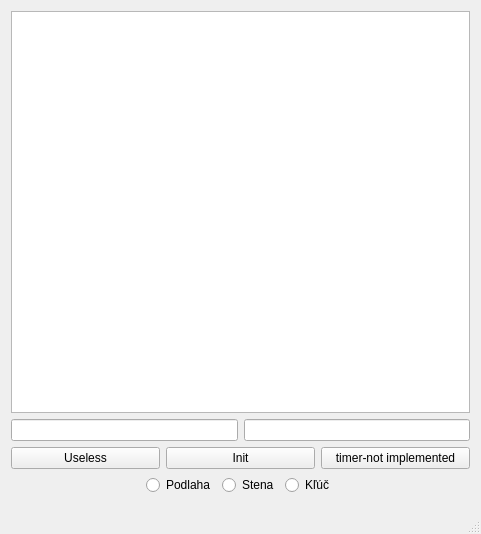
<?xml version="1.0" encoding="UTF-8"?>
<ui version="4.0">
 <class>MainWindow</class>
 <widget class="QMainWindow" name="MainWindow">
  <property name="enabled">
   <bool>true</bool>
  </property>
  <property name="geometry">
   <rect>
    <x>0</x>
    <y>0</y>
    <width>481</width>
    <height>534</height>
   </rect>
  </property>
  <property name="sizePolicy">
   <sizepolicy hsizetype="Preferred" vsizetype="Preferred">
    <horstretch>0</horstretch>
    <verstretch>0</verstretch>
   </sizepolicy>
  </property>
  <property name="windowTitle">
   <string>MainWindow</string>
  </property>
  <widget class="QWidget" name="centralWidget">
   <layout class="QGridLayout" name="gridLayout">
    <item row="0" column="0">
     <widget class="GView" name="graphicsView"/>
    </item>
    <item row="1" column="0">
     <layout class="QHBoxLayout" name="horizontalLayout_3">
      <item>
       <widget class="QLineEdit" name="lineEdit_2">
        <property name="inputMask">
         <string/>
        </property>
        <property name="maxLength">
         <number>32767</number>
        </property>
        <property name="placeholderText">
         <string comment="10"/>
        </property>
       </widget>
      </item>
      <item>
       <widget class="QLineEdit" name="lineEdit"/>
      </item>
     </layout>
    </item>
    <item row="2" column="0">
     <layout class="QHBoxLayout" name="horizontalLayout_2">
      <item>
       <widget class="QPushButton" name="pushButton">
        <property name="text">
         <string>Useless</string>
        </property>
       </widget>
      </item>
      <item>
       <widget class="QPushButton" name="pushButton_2">
        <property name="text">
         <string>Init</string>
        </property>
       </widget>
      </item>
      <item>
       <widget class="QPushButton" name="pushButton_3">
        <property name="text">
         <string>timer-not implemented</string>
        </property>
       </widget>
      </item>
     </layout>
    </item>
    <item row="3" column="0">
     <layout class="QHBoxLayout" name="horizontalLayout" stretch="0,0,0,0,0">
      <property name="sizeConstraint">
       <enum>QLayout::SetMinimumSize</enum>
      </property>
      <item>
       <spacer name="horizontalSpacer">
        <property name="orientation">
         <enum>Qt::Horizontal</enum>
        </property>
        <property name="sizeHint" stdset="0">
         <size>
          <width>40</width>
          <height>20</height>
         </size>
        </property>
       </spacer>
      </item>
      <item>
       <widget class="QRadioButton" name="radioButton_podlaha">
        <property name="text">
         <string>Podlaha</string>
        </property>
       </widget>
      </item>
      <item>
       <widget class="QRadioButton" name="radioButton_stena">
        <property name="text">
         <string>Stena</string>
        </property>
       </widget>
      </item>
      <item>
       <widget class="QRadioButton" name="radioButton">
        <property name="text">
         <string>Kľúč</string>
        </property>
       </widget>
      </item>
      <item>
       <spacer name="horizontalSpacer_2">
        <property name="orientation">
         <enum>Qt::Horizontal</enum>
        </property>
        <property name="sizeHint" stdset="0">
         <size>
          <width>40</width>
          <height>20</height>
         </size>
        </property>
       </spacer>
      </item>
     </layout>
    </item>
    <item row="4" column="0">
     <widget class="QFrame" name="frame">
      <property name="frameShape">
       <enum>QFrame::StyledPanel</enum>
      </property>
      <property name="frameShadow">
       <enum>QFrame::Raised</enum>
      </property>
      <widget class="QTableWidget" name="tableWidget">
       <property name="enabled">
        <bool>false</bool>
       </property>
       <property name="geometry">
        <rect>
         <x>10</x>
         <y>10</y>
         <width>256</width>
         <height>181</height>
        </rect>
       </property>
       <property name="minimumSize">
        <size>
         <width>0</width>
         <height>81</height>
        </size>
       </property>
      </widget>
     </widget>
    </item>
   </layout>
  </widget>
  <widget class="QMenuBar" name="menuBar">
   <property name="geometry">
    <rect>
     <x>0</x>
     <y>0</y>
     <width>481</width>
     <height>21</height>
    </rect>
   </property>
  </widget>
  <widget class="QStatusBar" name="statusBar">
   <property name="enabled">
    <bool>true</bool>
   </property>
   <property name="sizeGripEnabled">
    <bool>true</bool>
   </property>
  </widget>
 </widget>
 <layoutdefault spacing="6" margin="11"/>
 <customwidgets>
  <customwidget>
   <class>GView</class>
   <extends>QGraphicsView</extends>
   <header>GView.h</header>
  </customwidget>
 </customwidgets>
 <resources/>
 <connections/>
</ui>
